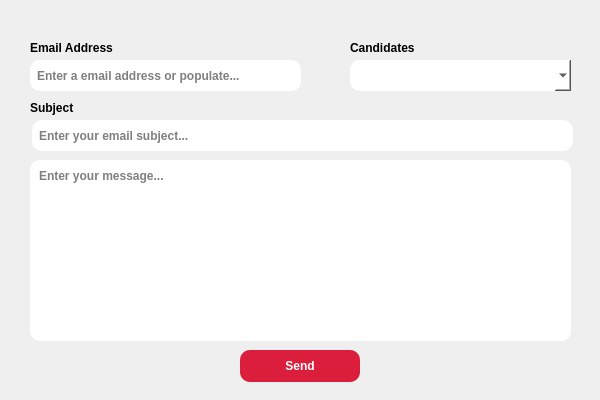
<?xml version="1.0" encoding="UTF-8"?>
<ui version="4.0">
 <class>send_email_form</class>
 <widget class="QWidget" name="send_email_form">
  <property name="geometry">
   <rect>
    <x>0</x>
    <y>0</y>
    <width>600</width>
    <height>400</height>
   </rect>
  </property>
  <property name="windowTitle">
   <string>Send Email</string>
  </property>
  <property name="styleSheet">
   <string notr="true">background-image: url(:/assets/assets/send_email.jpg);</string>
  </property>
  <widget class="QLabel" name="select_candidate">
   <property name="geometry">
    <rect>
     <x>350</x>
     <y>40</y>
     <width>121</width>
     <height>16</height>
    </rect>
   </property>
   <property name="styleSheet">
    <string notr="true">font-weight:bold;
background:none;</string>
   </property>
   <property name="text">
    <string>Candidates</string>
   </property>
  </widget>
  <widget class="QComboBox" name="candidate_names">
   <property name="geometry">
    <rect>
     <x>350</x>
     <y>60</y>
     <width>221</width>
     <height>31</height>
    </rect>
   </property>
   <property name="font">
    <font>
     <weight>75</weight>
     <bold>true</bold>
    </font>
   </property>
   <property name="styleSheet">
    <string notr="true">QComboBox{
border-radius:10px;
font-weight:bold;
background:white;
color:black
}</string>
   </property>
   <property name="currentText">
    <string/>
   </property>
   <property name="iconSize">
    <size>
     <width>16</width>
     <height>16</height>
    </size>
   </property>
   <property name="frame">
    <bool>true</bool>
   </property>
  </widget>
  <widget class="QLineEdit" name="email">
   <property name="geometry">
    <rect>
     <x>30</x>
     <y>60</y>
     <width>271</width>
     <height>31</height>
    </rect>
   </property>
   <property name="styleSheet">
    <string notr="true">padding:5px;
border-radius:10px;
font-weight:bold;
background:white;
color:black
</string>
   </property>
   <property name="placeholderText">
    <string>Enter a email address or populate...</string>
   </property>
  </widget>
  <widget class="QLabel" name="label">
   <property name="geometry">
    <rect>
     <x>30</x>
     <y>40</y>
     <width>101</width>
     <height>16</height>
    </rect>
   </property>
   <property name="styleSheet">
    <string notr="true">font-weight:bold;
background:none;</string>
   </property>
   <property name="text">
    <string>Email Address</string>
   </property>
  </widget>
  <widget class="QLineEdit" name="subject_input">
   <property name="geometry">
    <rect>
     <x>32</x>
     <y>120</y>
     <width>541</width>
     <height>31</height>
    </rect>
   </property>
   <property name="styleSheet">
    <string notr="true">padding:5px;
border-radius:10px;
font-weight:bold;
background:white;
color:black
</string>
   </property>
   <property name="placeholderText">
    <string>Enter your email subject...</string>
   </property>
  </widget>
  <widget class="QLabel" name="label_2">
   <property name="geometry">
    <rect>
     <x>30</x>
     <y>100</y>
     <width>61</width>
     <height>16</height>
    </rect>
   </property>
   <property name="styleSheet">
    <string notr="true">font-weight:bold;
background:none;</string>
   </property>
   <property name="text">
    <string>Subject</string>
   </property>
  </widget>
  <widget class="QTextEdit" name="textEdit">
   <property name="geometry">
    <rect>
     <x>30</x>
     <y>160</y>
     <width>541</width>
     <height>181</height>
    </rect>
   </property>
   <property name="styleSheet">
    <string notr="true">padding:5px;
border-radius:10px;
font-weight:bold;
background:white;
color:black
</string>
   </property>
   <property name="placeholderText">
    <string>Enter your message...</string>
   </property>
  </widget>
  <widget class="QPushButton" name="send_button">
   <property name="geometry">
    <rect>
     <x>240</x>
     <y>350</y>
     <width>120</width>
     <height>32</height>
    </rect>
   </property>
   <property name="styleSheet">
    <string notr="true">QPushButton{
color:white;
background:#db1e3c;
border-radius:10px;
font-weight:bold;
}

QPushButton::hover{
color:#db1e3c;
background:white;
border-radius:10px;
font-weight:bold
}</string>
   </property>
   <property name="text">
    <string>Send</string>
   </property>
  </widget>
 </widget>
 <resources>
  <include location="assets.qrc"/>
 </resources>
 <connections/>
</ui>
